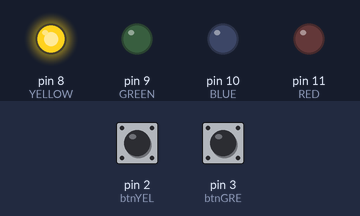
The sketch below on a simulated Arduino Uno, built with avr-gcc and run on an emulated ATmega328P. Shown: output pins drawn as LEDs (lit = HIGH). The test bench sets the inputs (shaded band); at power-on: pin 2 (btnYEL) HIGH, pin 3 (btnGRE) LOW. Random numbers use the default seed unless the sketch sets one.

Above: at 0.15 s.
At 0.75 s:
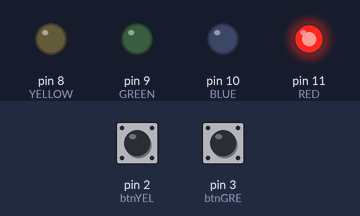
At 1.35 s:
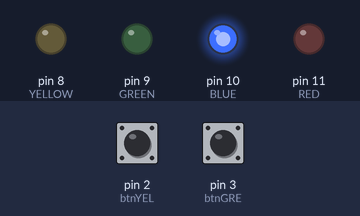
At 18.9 s:
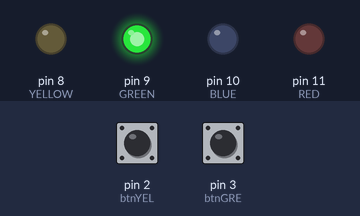
At 39.4 s:
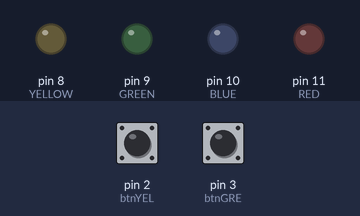
Timing chart, 0 to 40.0 s (numbered marks = the images above):
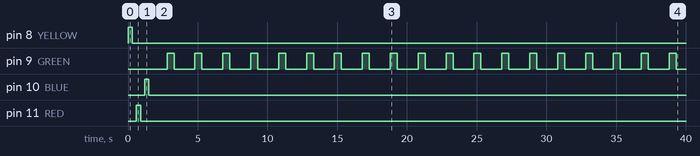

Measured:
- by itself, pin 8 (YELLOW): LOW → HIGH at 0.00 s, → LOW 0.30 s later
- by itself, pin 9 (GREEN): alternates HIGH for 0.50 s and LOW for 1.5 s
- by itself, pin 10 (BLUE): LOW → HIGH at 1.2 s, → LOW 0.30 s later
- by itself, pin 11 (RED): LOW → HIGH at 0.60 s, → LOW 0.30 s later

The sketch:

minnesspel.ino
```cpp
const int YELLOW = 8;
const int GREEN = 9;
const int BLUE = 10;
const int RED = 11;
const int btnYEL = 2;
const int btnGRE = 3;
const int btnBLU = 4;
const int btnRED = 5;
int duration = 300;
int sequence[6];
int seqSize = 3;
bool gameOver = false;
bool computerTurn = true;

// LED and btn pins
void setup() {
  pinMode(YELLOW, OUTPUT);
  pinMode(GREEN, OUTPUT);
  pinMode(BLUE, OUTPUT);
  pinMode(RED, OUTPUT);
  pinMode(btnYEL, INPUT);
  pinMode(btnGRE, INPUT);
  pinMode(btnBLU, INPUT);
  pinMode(btnRED, INPUT);
  initRandomSeed();

}


// Seed number generator
void initRandomSeed() {
	pinMode(A0, INPUT);
  	randomSeed(analogRead(A0));
}

// Plays random sequence
void playSequence(int duration) {
  for(int i = 0; i < seqSize; i++) {
    int randNum = getRandomColor();
    sequence[i] = randNum;
    displayColor(randNum, duration);
  }

  if(seqSize < 6) {
    seqSize++;
  } else if(duration > 150) {
    duration -= 50;
  }
}

// Generate random LED-color flash
int getRandomColor() {
	return random(4) + 8;
}


// Display LED
void displayColor(int color, int duration) {
	digitalWrite(color, HIGH);
    delay(duration);
    digitalWrite(color, LOW);
    delay(duration);
}

// Player turn
void playerTurn() {
  for(int i = 0; i < seqSize; i++) {
    int buttonPressed = buttonPress();
    displayColor(buttonPressed, 500);

    // Check if player press wrong button.
    if(buttonPressed != sequence[i]) {
   		gameOver = true;
      	break;
    } else {
      computerTurn = true;
    }

    if(gameOver) break;

  }
}

// Wait for user input
int buttonPress() {
	while(true) {
    	if(digitalRead(btnYEL) == LOW) {
    		return YELLOW;
    	} else if(digitalRead(btnGRE) == LOW) {
    		return GREEN;
    	} else if(digitalRead(btnBLU) == LOW) {
    		return BLUE;
    	} else if(digitalRead(btnRED) == LOW) {
    		return RED;
        }
  	}
}


void loop() {
  // Check whos turn it is
  if(computerTurn) {
  	playSequence(duration);
    computerTurn = false;
  } else {
    playerTurn();
  }


  delay(1000);
}
 
```
